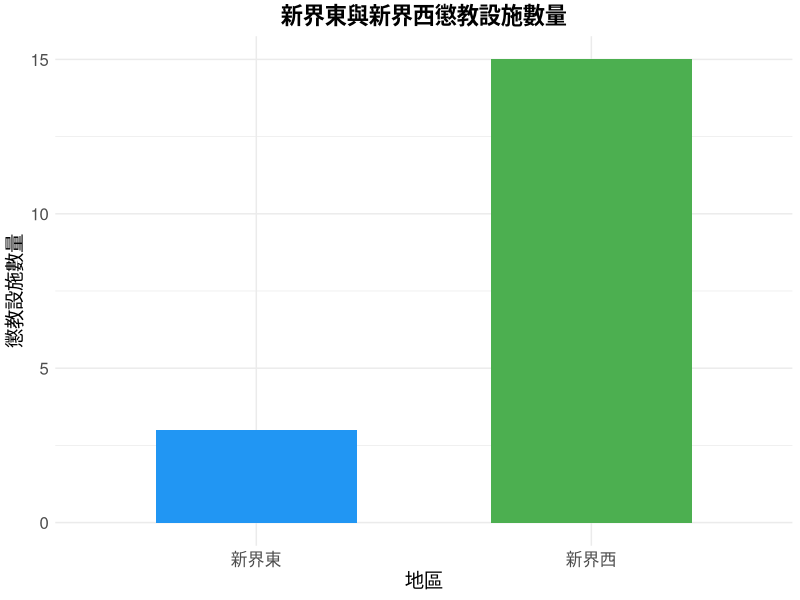
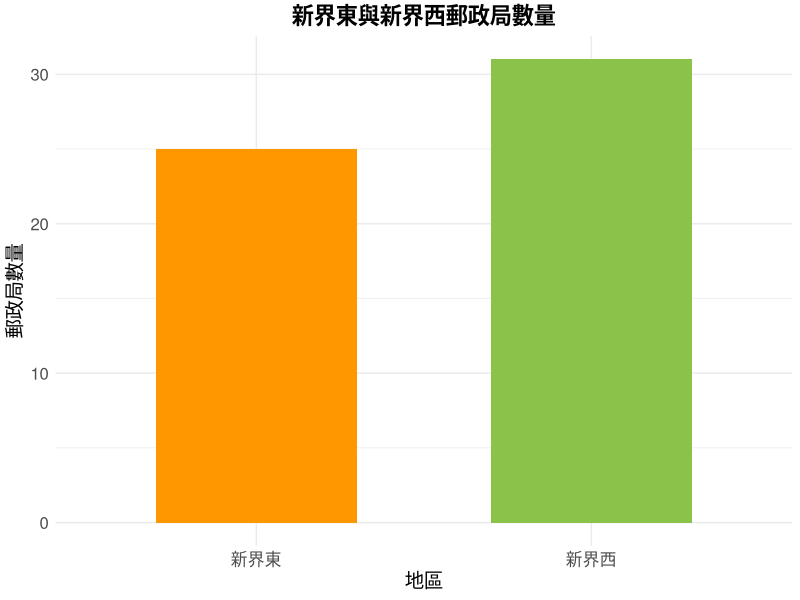

These figures' R source, in order:
# 安裝所需的套件（如果尚未安裝）
if (!require(ggplot2)) install.packages("ggplot2")

# 加載 ggplot2 套件
library(ggplot2)

# **懲教設施數據**
correctional_facilities_data <- data.frame(
  Region = c("新界東", "新界西"),
  Count = c(3, 15)
)

# 繪製懲教設施數據柱狀圖
correctional_facilities_plot <- ggplot(correctional_facilities_data, aes(x = Region, y = Count, fill = Region)) +
  geom_bar(stat = "identity", width = 0.6) +
  labs(
    title = "新界東與新界西懲教設施數量",
    x = "地區",
    y = "懲教設施數量",
    fill = "地區"
  ) +
  theme_minimal() +
  theme(
    plot.title = element_text(hjust = 0.5, size = 16, face = "bold"),
    axis.title.x = element_text(size = 14),
    axis.title.y = element_text(size = 14),
    axis.text = element_text(size = 12),
    legend.position = "none"
  ) +
  scale_fill_manual(values = c("新界東" = "#2196F3", "新界西" = "#4CAF50"))

# 顯示懲教設施柱狀圖
print(correctional_facilities_plot)

# **郵政局數據**
post_offices_data <- data.frame(
  Region = c("新界東", "新界西"),
  Count = c(25, 31)
)

# 繪製郵政局數據柱狀圖
post_offices_plot <- ggplot(post_offices_data, aes(x = Region, y = Count, fill = Region)) +
  geom_bar(stat = "identity", width = 0.6) +
  labs(
    title = "新界東與新界西郵政局數量",
    x = "地區",
    y = "郵政局數量",
    fill = "地區"
  ) +
  theme_minimal() +
  theme(
    plot.title = element_text(hjust = 0.5, size = 16, face = "bold"),
    axis.title.x = element_text(size = 14),
    axis.title.y = element_text(size = 14),
    axis.text = element_text(size = 12),
    legend.position = "none"
  ) +
  scale_fill_manual(values = c("新界東" = "#FF9800", "新界西" = "#8BC34A"))

# 顯示郵政局柱狀圖
print(post_offices_plot)